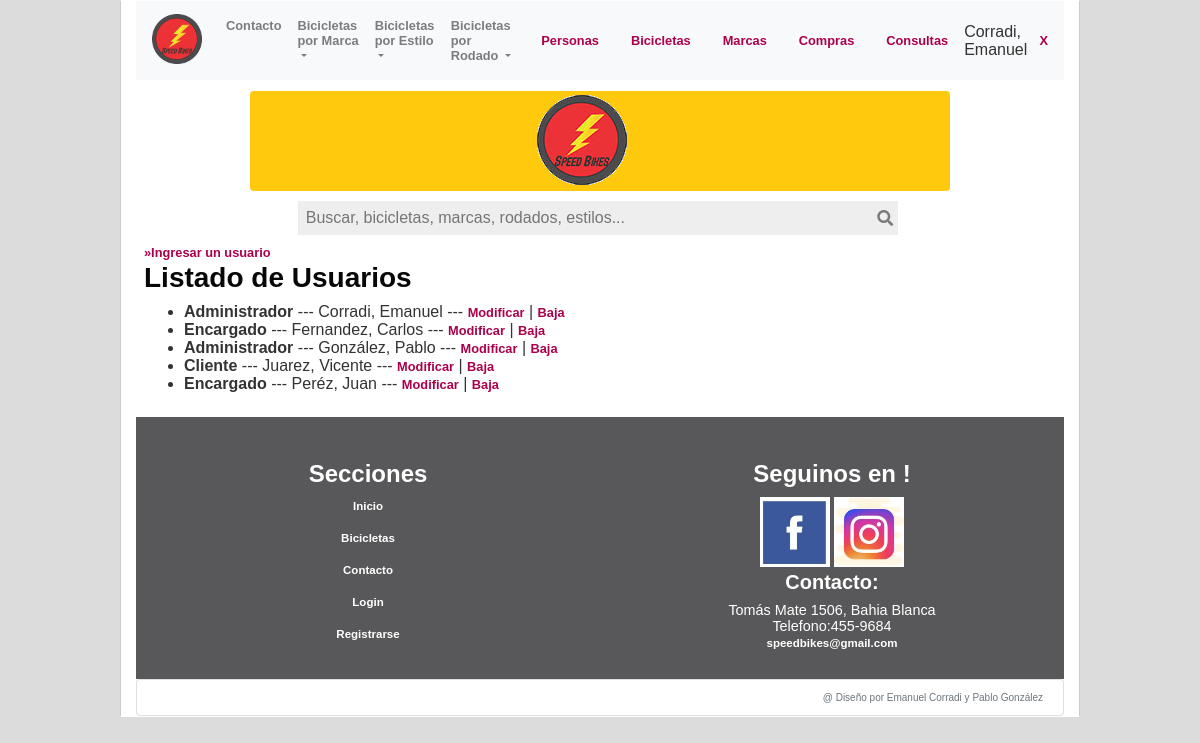
/personas.php (signed in), run on the app's committed database.
### tables this page shows
CREATE TABLE `clientes` (
  `id_cliente` bigint(20) UNSIGNED NOT NULL,
  `psw` varchar(200) NOT NULL,
  `perfil` varchar(1) NOT NULL,
  `nombre` varchar(60) NOT NULL,
  `apellido` varchar(60) NOT NULL,
  `telefono` int(11) NOT NULL,
  `mail` varchar(60) NOT NULL,
  `desc_usuario` varchar(15) NOT NULL
);

### inc/session.php (called while the page is built, shortened)
<?php
    $user = (isset($_SESSION["user"]) && !empty($_SESSION["user"]))? trim($_SESSION["user"]):"";
    $perfil = (isset($_SESSION["perfil"]) && !empty($_SESSION["perfil"]))? trim($_SESSION["perfil"]):"";

### personas.php (the view, shortened to what this page needs)
<!DOCTYPE html>
<html lang="es">
<?php
require_once 'inc/conn.php';
require_once('inc/session.php');
include("encabezado.php");
include("pie.php");
	$sql = "SELECT clientes.*
			FROM clientes
			ORDER BY apellido, nombre ";
	$rs = $db->query($sql);
	$lista="";
	if (!$rs) {
		print_r($db->errorInfo());
	} else {
		foreach($rs as $fila) {
			$cargo=utf8_encode($fila['desc_usuario']);
			$nombre=utf8_encode($fila['apellido']).", ". utf8_encode($fila['nombre']);
			$lista.="<li>".
					"  <strong>$cargo</strong> --- ".
					"  $nombre --- ".
					"  <a href='personas_abm.php?tipo=M&id_cliente={$fila['id_cliente']}'>Modificar</a> | ".
					"  <a href='#' onclick='javascript:borrar({$fila['id_cliente']});'>Baja</a> ".
					"</li>";
		}
	}
?>
<head>
    <link rel="stylesheet" href="css/bootstrap.min.css">
    <link rel="stylesheet" href="css/estilos.css">
    <link rel="stylesheet" href="css/all.min.css">
</head>
<body>
    <div class="container">
        <header>
            <?php echo crear_barra(0); ?>
            <div id="encab">
                <?=$titulo?>
            </div>
        </header>
        <main id="cuerpo">
            <a href="personas_abm.php?tipo=A">&raquo;Ingresar un usuario</a>
            <h3>Listado de Usuarios</h3>
            <ul>
                <?=$lista ?>
            </ul>
        </main>
        <footer>
            <?=pie()?>
        </footer>
</body>
</html>

### css/estilos.css (style rules this page uses)
html, body, div, span, applet, object, iframe, p, blockquote, pre, a, abbr, acronym, address, big, cite, code, del, dfn, em, img, ins, kbd, q, s, samp, small, strike, sub, sup, tt, var, b, u, i, center, dl, dt, dd, ol, fieldset, form, label, legend, article, aside, canvas, details, figcaption, figure, footer, header, hgroup, menu, nav, section, summary, time, mark, audio, video { margin: 0; padding: 0; border: none; outline: 0; font: inherit; vertical-align: baseline; }
strong { font-weight: bold; }
html { background-color: #dcdcdc; }
body { font-family: helvetica, arial, verdana, sans-serif; font-size: 1em; background-color: #ffffff; color: #333; width: 80%; border: 1px solid #ffffff; border-left: 1px solid #ccc; border-right: 1px solid #cccccc; margin-left: auto; margin-right: auto; }
h1, h2, h3, h3, h4, h5, h6 { font-family: helvetica, arial, verdana, sans-serif; font-weight: bold; color: #070707; }
#cuerpo { padding: 0.5em; padding-top: 0; }
#encab { padding-top: 0.7em; }
a { font-size: 5.8em; }
a:link { font-family: arial, verdana, helvetica, sans-serif; font-size: 0.8em; color: #ab004c; font-weight: bold; text-decoration: none; }

### data on the page
clientes: desc_usuario "Administrador", nombre "Corradi, Emanuel"
clientes: desc_usuario "Encargado", nombre "Fernandez, Carlos"
clientes: desc_usuario "Administrador", nombre "González, Pablo"
clientes: desc_usuario "Cliente", nombre "Juarez, Vicente"
clientes: desc_usuario "Encargado", nombre "Peréz, Juan"

### other printed values
$_SESSION['nombre'] "Corradi, Emanuel"
